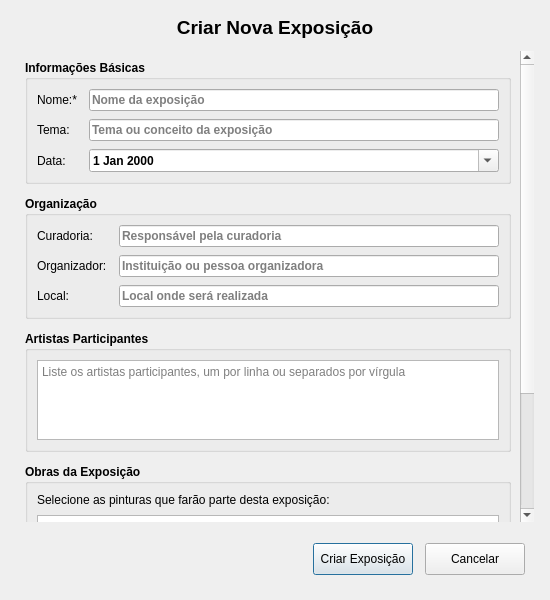
<?xml version="1.0" encoding="UTF-8"?>
<ui version="4.0">
 <class>Dialog</class>
 <widget class="QDialog" name="Dialog">
  <property name="geometry">
   <rect>
    <x>0</x>
    <y>0</y>
    <width>550</width>
    <height>600</height>
   </rect>
  </property>
  <property name="minimumSize">
   <size>
    <width>530</width>
    <height>550</height>
   </size>
  </property>
  <property name="windowTitle">
   <string>Nova Exposição</string>
  </property>
  <layout class="QVBoxLayout" name="mainLayout">
   <property name="spacing">
    <number>12</number>
   </property>
   <property name="leftMargin">
    <number>16</number>
   </property>
   <property name="topMargin">
    <number>16</number>
   </property>
   <property name="rightMargin">
    <number>16</number>
   </property>
   <property name="bottomMargin">
    <number>16</number>
   </property>
   <item>
    <widget class="QLabel" name="titleLabel">
     <property name="text">
      <string>Criar Nova Exposição</string>
     </property>
     <property name="alignment">
      <set>Qt::AlignCenter</set>
     </property>
     <property name="font">
      <font>
       <pointsize>14</pointsize>
       <weight>75</weight>
       <bold>true</bold>
      </font>
     </property>
    </widget>
   </item>
   <item>
    <widget class="QScrollArea" name="scrollArea">
     <property name="frameShape">
      <enum>QFrame::NoFrame</enum>
     </property>
     <property name="widgetResizable">
      <bool>true</bool>
     </property>
     <widget class="QWidget" name="scrollAreaWidgetContents">
      <property name="geometry">
       <rect>
        <x>0</x>
        <y>0</y>
        <width>518</width>
        <height>500</height>
       </rect>
      </property>
      <layout class="QVBoxLayout" name="contentLayout">
       <property name="spacing">
        <number>12</number>
       </property>
       <item>
        <widget class="QGroupBox" name="groupBoxBasico">
         <property name="title">
          <string>Informações Básicas</string>
         </property>
         <property name="font">
          <font>
           <weight>75</weight>
           <bold>true</bold>
          </font>
         </property>
         <layout class="QFormLayout" name="basicoLayout">
          <property name="horizontalSpacing">
           <number>12</number>
          </property>
          <property name="verticalSpacing">
           <number>8</number>
          </property>
          <item row="0" column="0">
           <widget class="QLabel" name="labelNome">
            <property name="text">
             <string>Nome:*</string>
            </property>
            <property name="font">
             <font>
              <weight>50</weight>
              <bold>false</bold>
             </font>
            </property>
           </widget>
          </item>
          <item row="0" column="1">
           <widget class="QLineEdit" name="nome">
            <property name="placeholderText">
             <string>Nome da exposição</string>
            </property>
           </widget>
          </item>
          <item row="1" column="0">
           <widget class="QLabel" name="labelTema">
            <property name="text">
             <string>Tema:</string>
            </property>
            <property name="font">
             <font>
              <weight>50</weight>
              <bold>false</bold>
             </font>
            </property>
           </widget>
          </item>
          <item row="1" column="1">
           <widget class="QLineEdit" name="tema">
            <property name="placeholderText">
             <string>Tema ou conceito da exposição</string>
            </property>
           </widget>
          </item>
          <item row="2" column="0">
           <widget class="QLabel" name="labelData">
            <property name="text">
             <string>Data:</string>
            </property>
            <property name="font">
             <font>
              <weight>50</weight>
              <bold>false</bold>
             </font>
            </property>
           </widget>
          </item>
          <item row="2" column="1">
           <widget class="QDateEdit" name="data">
            <property name="calendarPopup">
             <bool>true</bool>
            </property>
           </widget>
          </item>
         </layout>
        </widget>
       </item>
       <item>
        <widget class="QGroupBox" name="groupBoxOrganizacao">
         <property name="title">
          <string>Organização</string>
         </property>
         <property name="font">
          <font>
           <weight>75</weight>
           <bold>true</bold>
          </font>
         </property>
         <layout class="QFormLayout" name="organizacaoLayout">
          <property name="horizontalSpacing">
           <number>12</number>
          </property>
          <property name="verticalSpacing">
           <number>8</number>
          </property>
          <item row="0" column="0">
           <widget class="QLabel" name="labelCuradoria">
            <property name="text">
             <string>Curadoria:</string>
            </property>
            <property name="font">
             <font>
              <weight>50</weight>
              <bold>false</bold>
             </font>
            </property>
           </widget>
          </item>
          <item row="0" column="1">
           <widget class="QLineEdit" name="curadoria">
            <property name="placeholderText">
             <string>Responsável pela curadoria</string>
            </property>
           </widget>
          </item>
          <item row="1" column="0">
           <widget class="QLabel" name="labelOrganizador">
            <property name="text">
             <string>Organizador:</string>
            </property>
            <property name="font">
             <font>
              <weight>50</weight>
              <bold>false</bold>
             </font>
            </property>
           </widget>
          </item>
          <item row="1" column="1">
           <widget class="QLineEdit" name="organizador">
            <property name="placeholderText">
             <string>Instituição ou pessoa organizadora</string>
            </property>
           </widget>
          </item>
          <item row="2" column="0">
           <widget class="QLabel" name="labelLocal">
            <property name="text">
             <string>Local:</string>
            </property>
            <property name="font">
             <font>
              <weight>50</weight>
              <bold>false</bold>
             </font>
            </property>
           </widget>
          </item>
          <item row="2" column="1">
           <widget class="QLineEdit" name="local">
            <property name="placeholderText">
             <string>Local onde será realizada</string>
            </property>
           </widget>
          </item>
         </layout>
        </widget>
       </item>
       <item>
        <widget class="QGroupBox" name="groupBoxArtistas">
         <property name="title">
          <string>Artistas Participantes</string>
         </property>
         <property name="font">
          <font>
           <weight>75</weight>
           <bold>true</bold>
          </font>
         </property>
         <layout class="QVBoxLayout" name="artistasLayout">
          <property name="spacing">
           <number>8</number>
          </property>
          <item>
           <widget class="QTextEdit" name="artistas">
            <property name="minimumSize">
             <size>
              <width>0</width>
              <height>80</height>
             </size>
            </property>
            <property name="maximumSize">
             <size>
              <width>16777215</width>
              <height>120</height>
             </size>
            </property>
            <property name="placeholderText">
             <string>Liste os artistas participantes, um por linha ou separados por vírgula</string>
            </property>
            <property name="font">
             <font>
              <weight>50</weight>
              <bold>false</bold>
             </font>
            </property>
           </widget>
          </item>
         </layout>
        </widget>
       </item>
       <item>
        <widget class="QGroupBox" name="groupBoxObras">
         <property name="title">
          <string>Obras da Exposição</string>
         </property>
         <property name="font">
          <font>
           <weight>75</weight>
           <bold>true</bold>
          </font>
         </property>
         <layout class="QVBoxLayout" name="obrasLayout">
          <property name="spacing">
           <number>8</number>
          </property>
          <item>
           <widget class="QLabel" name="labelObrasInfo">
            <property name="text">
             <string>Selecione as pinturas que farão parte desta exposição:</string>
            </property>
            <property name="font">
             <font>
              <weight>50</weight>
              <bold>false</bold>
             </font>
            </property>
           </widget>
          </item>
          <item>
           <widget class="QListWidget" name="listaPinturas">
            <property name="minimumSize">
             <size>
              <width>0</width>
              <height>150</height>
             </size>
            </property>
            <property name="selectionMode">
             <enum>QAbstractItemView::MultiSelection</enum>
            </property>
           </widget>
          </item>
         </layout>
        </widget>
       </item>
       <item>
        <spacer name="verticalSpacer">
         <property name="orientation">
          <enum>Qt::Vertical</enum>
         </property>
         <property name="sizeHint" stdset="0">
          <size>
           <width>20</width>
           <height>40</height>
          </size>
         </property>
        </spacer>
       </item>
      </layout>
     </widget>
    </widget>
   </item>
   <item>
    <widget class="QFrame" name="buttonFrame">
     <property name="frameShape">
      <enum>QFrame::NoFrame</enum>
     </property>
     <layout class="QHBoxLayout" name="buttonLayout">
      <property name="spacing">
       <number>12</number>
      </property>
      <item>
       <spacer name="buttonSpacer">
        <property name="orientation">
         <enum>Qt::Horizontal</enum>
        </property>
        <property name="sizeHint" stdset="0">
         <size>
          <width>40</width>
          <height>20</height>
         </size>
        </property>
       </spacer>
      </item>
      <item>
       <widget class="QPushButton" name="btnSalvar">
        <property name="minimumSize">
         <size>
          <width>100</width>
          <height>32</height>
         </size>
        </property>
        <property name="text">
         <string>Criar Exposição</string>
        </property>
        <property name="default">
         <bool>true</bool>
        </property>
       </widget>
      </item>
      <item>
       <widget class="QPushButton" name="btnCancelar">
        <property name="minimumSize">
         <size>
          <width>100</width>
          <height>32</height>
         </size>
        </property>
        <property name="text">
         <string>Cancelar</string>
        </property>
       </widget>
      </item>
     </layout>
    </widget>
   </item>
  </layout>
 </widget>
 <resources/>
 <connections>
  <connection>
   <sender>btnCancelar</sender>
   <signal>clicked()</signal>
   <receiver>Dialog</receiver>
   <slot>reject()</slot>
   <hints>
    <hint type="sourcelabel">
     <x>474</x>
     <y>569</y>
    </hint>
    <hint type="destinationlabel">
     <x>274</x>
     <y>299</y>
    </hint>
   </hints>
  </connection>
 </connections>
</ui>
